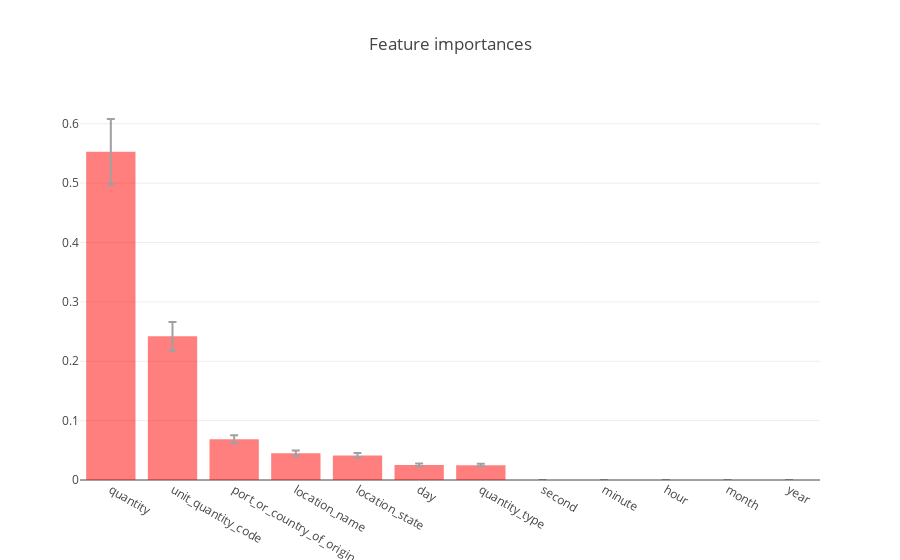

Source (notebook cell):
### Code cell
forest = ExtraTreesRegressor(n_estimators=200,n_jobs=4,random_state=0,verbose=1,max_depth=20)
forest.fit(X=x[y != 0],y=y[y != 0])
importances = forest.feature_importances_
std = np.std([tree.feature_importances_ for tree in forest.estimators_],
             axis=0)
indices = np.argsort(importances)[::-1]
trace = Bar(x=np.array(x.columns)[indices], y=importances[indices],
               marker=dict(color='red'),
               error_y=dict(visible=True, arrayminus=std[indices]),
               opacity=0.5,
              )

layout = Layout(title="Feature importances",)
fig = Figure(data=[trace], layout=layout)
plt_offline.iplot(fig)

### Figure 1 — Plotly figure (JSON) as saved in the notebook; plotly's stock layout.template omitted (floating-point values rounded to 4 significant figures)
{"data": [{"error_y": {"arrayminus": [0.2141, 0.1974, 0.02849, 0.02212, 0.0321, 0.0114, 0.04334, 0, 0, 0, 0, 0], "visible": true}, "marker": {"color": "red"}, "opacity": 0.5, "type": "bar", "x": ["quantity", "unit_quantity_code", "port_or_country_of_origin", "location_name", "location_state", "day", "quantity_type", "second", "minute", "hour", "month", "year"], "y": [0.5528, 0.2419, 0.06857, 0.045, 0.04145, 0.02522, 0.02504, 0, 0, 0, 0, 0]}], "layout": {"title": "Feature importances"}}
